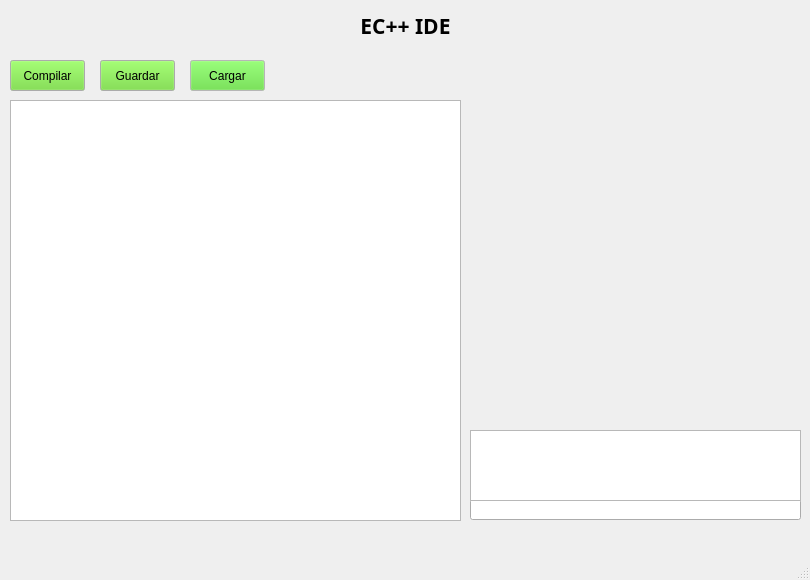
<?xml version="1.0" encoding="UTF-8"?>
<ui version="4.0">
 <class>MainWindow</class>
 <widget class="QMainWindow" name="MainWindow">
  <property name="geometry">
   <rect>
    <x>0</x>
    <y>0</y>
    <width>810</width>
    <height>580</height>
   </rect>
  </property>
  <property name="minimumSize">
   <size>
    <width>810</width>
    <height>580</height>
   </size>
  </property>
  <property name="maximumSize">
   <size>
    <width>810</width>
    <height>580</height>
   </size>
  </property>
  <property name="palette">
   <palette>
    <active>
     <colorrole role="Button">
      <brush brushstyle="SolidPattern">
       <color alpha="255">
        <red>105</red>
        <green>217</green>
        <blue>45</blue>
       </color>
      </brush>
     </colorrole>
    </active>
    <inactive>
     <colorrole role="Button">
      <brush brushstyle="SolidPattern">
       <color alpha="255">
        <red>105</red>
        <green>217</green>
        <blue>45</blue>
       </color>
      </brush>
     </colorrole>
    </inactive>
    <disabled>
     <colorrole role="Button">
      <brush brushstyle="SolidPattern">
       <color alpha="255">
        <red>105</red>
        <green>217</green>
        <blue>45</blue>
       </color>
      </brush>
     </colorrole>
    </disabled>
   </palette>
  </property>
  <property name="windowTitle">
   <string>EC++ IDE</string>
  </property>
  <property name="windowIcon">
   <iconset theme="Navidad">
    <normaloff>../../Tareas/gorro-navidad.png</normaloff>../../Tareas/gorro-navidad.png</iconset>
  </property>
  <property name="windowOpacity">
   <double>0.950000000000000</double>
  </property>
  <widget class="QWidget" name="centralwidget">
   <widget class="QPushButton" name="btnCompilar">
    <property name="geometry">
     <rect>
      <x>10</x>
      <y>60</y>
      <width>75</width>
      <height>31</height>
     </rect>
    </property>
    <property name="text">
     <string>Compilar</string>
    </property>
   </widget>
   <widget class="QLineEdit" name="lnInput">
    <property name="geometry">
     <rect>
      <x>470</x>
      <y>499</y>
      <width>331</width>
      <height>21</height>
     </rect>
    </property>
   </widget>
   <widget class="QLabel" name="Titulo">
    <property name="geometry">
     <rect>
      <x>10</x>
      <y>10</y>
      <width>791</width>
      <height>31</height>
     </rect>
    </property>
    <property name="font">
     <font>
      <family>Yu Gothic UI Semibold</family>
      <pointsize>16</pointsize>
      <weight>75</weight>
      <bold>true</bold>
     </font>
    </property>
    <property name="layoutDirection">
     <enum>Qt::LeftToRight</enum>
    </property>
    <property name="text">
     <string>EC++ IDE</string>
    </property>
    <property name="alignment">
     <set>Qt::AlignCenter</set>
    </property>
    <property name="wordWrap">
     <bool>false</bool>
    </property>
   </widget>
   <widget class="QPushButton" name="btnGuardar">
    <property name="geometry">
     <rect>
      <x>100</x>
      <y>60</y>
      <width>75</width>
      <height>31</height>
     </rect>
    </property>
    <property name="text">
     <string>Guardar</string>
    </property>
   </widget>
   <widget class="QPushButton" name="btnCargar">
    <property name="geometry">
     <rect>
      <x>190</x>
      <y>60</y>
      <width>75</width>
      <height>31</height>
     </rect>
    </property>
    <property name="palette">
     <palette>
      <active>
       <colorrole role="WindowText">
        <brush brushstyle="SolidPattern">
         <color alpha="255">
          <red>255</red>
          <green>255</green>
          <blue>255</blue>
         </color>
        </brush>
       </colorrole>
       <colorrole role="Button">
        <brush brushstyle="SolidPattern">
         <color alpha="255">
          <red>85</red>
          <green>218</green>
          <blue>48</blue>
         </color>
        </brush>
       </colorrole>
       <colorrole role="Light">
        <brush brushstyle="SolidPattern">
         <color alpha="255">
          <red>255</red>
          <green>255</green>
          <blue>255</blue>
         </color>
        </brush>
       </colorrole>
       <colorrole role="Midlight">
        <brush brushstyle="SolidPattern">
         <color alpha="255">
          <red>255</red>
          <green>255</green>
          <blue>255</blue>
         </color>
        </brush>
       </colorrole>
       <colorrole role="Dark">
        <brush brushstyle="SolidPattern">
         <color alpha="255">
          <red>127</red>
          <green>127</green>
          <blue>127</blue>
         </color>
        </brush>
       </colorrole>
       <colorrole role="Mid">
        <brush brushstyle="SolidPattern">
         <color alpha="255">
          <red>170</red>
          <green>170</green>
          <blue>170</blue>
         </color>
        </brush>
       </colorrole>
       <colorrole role="Text">
        <brush brushstyle="SolidPattern">
         <color alpha="255">
          <red>0</red>
          <green>0</green>
          <blue>0</blue>
         </color>
        </brush>
       </colorrole>
       <colorrole role="BrightText">
        <brush brushstyle="SolidPattern">
         <color alpha="255">
          <red>255</red>
          <green>255</green>
          <blue>255</blue>
         </color>
        </brush>
       </colorrole>
       <colorrole role="ButtonText">
        <brush brushstyle="SolidPattern">
         <color alpha="255">
          <red>0</red>
          <green>0</green>
          <blue>0</blue>
         </color>
        </brush>
       </colorrole>
       <colorrole role="Base">
        <brush brushstyle="SolidPattern">
         <color alpha="255">
          <red>255</red>
          <green>255</green>
          <blue>255</blue>
         </color>
        </brush>
       </colorrole>
       <colorrole role="Window">
        <brush brushstyle="SolidPattern">
         <color alpha="255">
          <red>255</red>
          <green>255</green>
          <blue>255</blue>
         </color>
        </brush>
       </colorrole>
       <colorrole role="Shadow">
        <brush brushstyle="SolidPattern">
         <color alpha="255">
          <red>0</red>
          <green>0</green>
          <blue>0</blue>
         </color>
        </brush>
       </colorrole>
       <colorrole role="AlternateBase">
        <brush brushstyle="SolidPattern">
         <color alpha="255">
          <red>255</red>
          <green>255</green>
          <blue>255</blue>
         </color>
        </brush>
       </colorrole>
       <colorrole role="ToolTipBase">
        <brush brushstyle="SolidPattern">
         <color alpha="255">
          <red>255</red>
          <green>255</green>
          <blue>220</blue>
         </color>
        </brush>
       </colorrole>
       <colorrole role="ToolTipText">
        <brush brushstyle="SolidPattern">
         <color alpha="255">
          <red>0</red>
          <green>0</green>
          <blue>0</blue>
         </color>
        </brush>
       </colorrole>
      </active>
      <inactive>
       <colorrole role="WindowText">
        <brush brushstyle="SolidPattern">
         <color alpha="255">
          <red>255</red>
          <green>255</green>
          <blue>255</blue>
         </color>
        </brush>
       </colorrole>
       <colorrole role="Button">
        <brush brushstyle="SolidPattern">
         <color alpha="255">
          <red>85</red>
          <green>218</green>
          <blue>48</blue>
         </color>
        </brush>
       </colorrole>
       <colorrole role="Light">
        <brush brushstyle="SolidPattern">
         <color alpha="255">
          <red>255</red>
          <green>255</green>
          <blue>255</blue>
         </color>
        </brush>
       </colorrole>
       <colorrole role="Midlight">
        <brush brushstyle="SolidPattern">
         <color alpha="255">
          <red>255</red>
          <green>255</green>
          <blue>255</blue>
         </color>
        </brush>
       </colorrole>
       <colorrole role="Dark">
        <brush brushstyle="SolidPattern">
         <color alpha="255">
          <red>127</red>
          <green>127</green>
          <blue>127</blue>
         </color>
        </brush>
       </colorrole>
       <colorrole role="Mid">
        <brush brushstyle="SolidPattern">
         <color alpha="255">
          <red>170</red>
          <green>170</green>
          <blue>170</blue>
         </color>
        </brush>
       </colorrole>
       <colorrole role="Text">
        <brush brushstyle="SolidPattern">
         <color alpha="255">
          <red>0</red>
          <green>0</green>
          <blue>0</blue>
         </color>
        </brush>
       </colorrole>
       <colorrole role="BrightText">
        <brush brushstyle="SolidPattern">
         <color alpha="255">
          <red>255</red>
          <green>255</green>
          <blue>255</blue>
         </color>
        </brush>
       </colorrole>
       <colorrole role="ButtonText">
        <brush brushstyle="SolidPattern">
         <color alpha="255">
          <red>0</red>
          <green>0</green>
          <blue>0</blue>
         </color>
        </brush>
       </colorrole>
       <colorrole role="Base">
        <brush brushstyle="SolidPattern">
         <color alpha="255">
          <red>255</red>
          <green>255</green>
          <blue>255</blue>
         </color>
        </brush>
       </colorrole>
       <colorrole role="Window">
        <brush brushstyle="SolidPattern">
         <color alpha="255">
          <red>255</red>
          <green>255</green>
          <blue>255</blue>
         </color>
        </brush>
       </colorrole>
       <colorrole role="Shadow">
        <brush brushstyle="SolidPattern">
         <color alpha="255">
          <red>0</red>
          <green>0</green>
          <blue>0</blue>
         </color>
        </brush>
       </colorrole>
       <colorrole role="AlternateBase">
        <brush brushstyle="SolidPattern">
         <color alpha="255">
          <red>255</red>
          <green>255</green>
          <blue>255</blue>
         </color>
        </brush>
       </colorrole>
       <colorrole role="ToolTipBase">
        <brush brushstyle="SolidPattern">
         <color alpha="255">
          <red>255</red>
          <green>255</green>
          <blue>220</blue>
         </color>
        </brush>
       </colorrole>
       <colorrole role="ToolTipText">
        <brush brushstyle="SolidPattern">
         <color alpha="255">
          <red>0</red>
          <green>0</green>
          <blue>0</blue>
         </color>
        </brush>
       </colorrole>
      </inactive>
      <disabled>
       <colorrole role="WindowText">
        <brush brushstyle="SolidPattern">
         <color alpha="255">
          <red>127</red>
          <green>127</green>
          <blue>127</blue>
         </color>
        </brush>
       </colorrole>
       <colorrole role="Button">
        <brush brushstyle="SolidPattern">
         <color alpha="255">
          <red>85</red>
          <green>218</green>
          <blue>48</blue>
         </color>
        </brush>
       </colorrole>
       <colorrole role="Light">
        <brush brushstyle="SolidPattern">
         <color alpha="255">
          <red>255</red>
          <green>255</green>
          <blue>255</blue>
         </color>
        </brush>
       </colorrole>
       <colorrole role="Midlight">
        <brush brushstyle="SolidPattern">
         <color alpha="255">
          <red>255</red>
          <green>255</green>
          <blue>255</blue>
         </color>
        </brush>
       </colorrole>
       <colorrole role="Dark">
        <brush brushstyle="SolidPattern">
         <color alpha="255">
          <red>127</red>
          <green>127</green>
          <blue>127</blue>
         </color>
        </brush>
       </colorrole>
       <colorrole role="Mid">
        <brush brushstyle="SolidPattern">
         <color alpha="255">
          <red>170</red>
          <green>170</green>
          <blue>170</blue>
         </color>
        </brush>
       </colorrole>
       <colorrole role="Text">
        <brush brushstyle="SolidPattern">
         <color alpha="255">
          <red>127</red>
          <green>127</green>
          <blue>127</blue>
         </color>
        </brush>
       </colorrole>
       <colorrole role="BrightText">
        <brush brushstyle="SolidPattern">
         <color alpha="255">
          <red>255</red>
          <green>255</green>
          <blue>255</blue>
         </color>
        </brush>
       </colorrole>
       <colorrole role="ButtonText">
        <brush brushstyle="SolidPattern">
         <color alpha="255">
          <red>127</red>
          <green>127</green>
          <blue>127</blue>
         </color>
        </brush>
       </colorrole>
       <colorrole role="Base">
        <brush brushstyle="SolidPattern">
         <color alpha="255">
          <red>255</red>
          <green>255</green>
          <blue>255</blue>
         </color>
        </brush>
       </colorrole>
       <colorrole role="Window">
        <brush brushstyle="SolidPattern">
         <color alpha="255">
          <red>255</red>
          <green>255</green>
          <blue>255</blue>
         </color>
        </brush>
       </colorrole>
       <colorrole role="Shadow">
        <brush brushstyle="SolidPattern">
         <color alpha="255">
          <red>0</red>
          <green>0</green>
          <blue>0</blue>
         </color>
        </brush>
       </colorrole>
       <colorrole role="AlternateBase">
        <brush brushstyle="SolidPattern">
         <color alpha="255">
          <red>255</red>
          <green>255</green>
          <blue>255</blue>
         </color>
        </brush>
       </colorrole>
       <colorrole role="ToolTipBase">
        <brush brushstyle="SolidPattern">
         <color alpha="255">
          <red>255</red>
          <green>255</green>
          <blue>220</blue>
         </color>
        </brush>
       </colorrole>
       <colorrole role="ToolTipText">
        <brush brushstyle="SolidPattern">
         <color alpha="255">
          <red>0</red>
          <green>0</green>
          <blue>0</blue>
         </color>
        </brush>
       </colorrole>
      </disabled>
     </palette>
    </property>
    <property name="text">
     <string>Cargar</string>
    </property>
   </widget>
   <widget class="QPlainTextEdit" name="txtCodigo">
    <property name="geometry">
     <rect>
      <x>10</x>
      <y>100</y>
      <width>451</width>
      <height>421</height>
     </rect>
    </property>
   </widget>
   <widget class="QPlainTextEdit" name="txtCmd">
    <property name="geometry">
     <rect>
      <x>470</x>
      <y>430</y>
      <width>331</width>
      <height>71</height>
     </rect>
    </property>
   </widget>
  </widget>
  <widget class="QMenuBar" name="menubar">
   <property name="geometry">
    <rect>
     <x>0</x>
     <y>0</y>
     <width>810</width>
     <height>21</height>
    </rect>
   </property>
  </widget>
  <widget class="QStatusBar" name="statusbar"/>
 </widget>
 <resources/>
 <connections/>
</ui>
